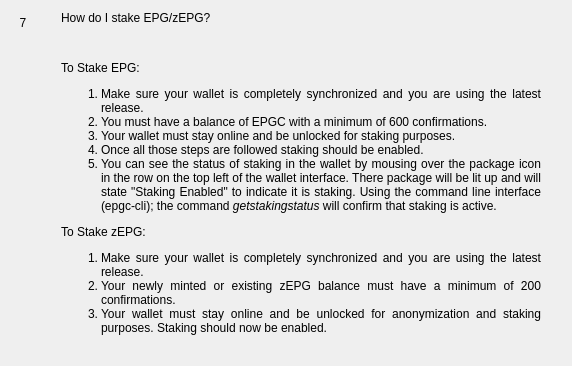
                  <widget class="QWidget" name="widgetFaq7" native="true">
                   <layout class="QHBoxLayout" name="horizontalpage_7" stretch="0,1">
                    <item alignment="Qt::AlignTop">
                     <widget class="QLabel" name="labelNumber7">
                      <property name="minimumSize">
                       <size>
                        <width>24</width>
                        <height>24</height>
                       </size>
                      </property>
                      <property name="maximumSize">
                       <size>
                        <width>16777215</width>
                        <height>24</height>
                       </size>
                      </property>
                      <property name="text">
                       <string>7</string>
                      </property>
                      <property name="alignment">
                       <set>Qt::AlignCenter</set>
                      </property>
                     </widget>
                    </item>
                    <item>
                     <layout class="QVBoxLayout" name="verticalLayoutpage_7">
                      <property name="leftMargin">
                       <number>20</number>
                      </property>
                      <property name="rightMargin">
                       <number>20</number>
                      </property>
                      <item>
                       <widget class="QLabel" name="labelSubtitle7">
                        <property name="text">
                         <string>How do I stake EPG/zEPG?</string>
                        </property>
                        <property name="wordWrap">
                         <bool>true</bool>
                        </property>
                       </widget>
                      </item>
                      <item>
                       <spacer name="verticalSpacer_70">
                        <property name="orientation">
                         <enum>Qt::Vertical</enum>
                        </property>
                        <property name="sizeType">
                         <enum>QSizePolicy::Fixed</enum>
                        </property>
                        <property name="sizeHint" stdset="0">
                         <size>
                          <width>20</width>
                          <height>30</height>
                         </size>
                        </property>
                       </spacer>
                      </item>
                      <item>
                       <widget class="QLabel" name="labelContent7">
                        <property name="text">
                         <string>
                           &lt;html&gt;&lt;head/&gt;&lt;body&gt;&lt;p align=&quot;justify&quot;&gt;
                           To Stake EPG:
                           &lt;/p&gt;&lt;p align=&quot;justify&quot;&gt;
                           &lt;ol&gt;&lt;li&gt;
                           Make sure your wallet is completely synchronized and you are using the latest release.
                           &lt;li&gt;
                           You must have a balance of EPGC with a minimum of 600 confirmations.
                           &lt;li&gt;
                           Your wallet must stay online and be unlocked for staking purposes.
                           &lt;li&gt;
                           Once all those steps are followed staking should be enabled.
                           &lt;li&gt;
                           You can see the status of staking in the wallet by mousing over the package icon in the row on the top left of the wallet interface. There package will be lit up and will state &quot;Staking Enabled&quot; to indicate it is staking.  Using the command line interface (epgc-cli); the command &lt;i&gt;getstakingstatus&lt;/i&gt; will confirm that staking is active.
                           &lt;/li&gt;&lt;/ol&gt;
                           &lt;/p&gt;&lt;p align=&quot;justify&quot;&gt;
                           To Stake zEPG:
                           &lt;/p&gt;&lt;p align=&quot;justify&quot;&gt;
                           &lt;ol&gt;&lt;li&gt;
                           Make sure your wallet is completely synchronized and you are using the latest release.
                           &lt;li&gt;
                           Your newly minted or existing zEPG balance must have a minimum of 200 confirmations.
                           &lt;li&gt;
                           Your wallet must stay online and be unlocked for anonymization and staking purposes.
                           Staking should now be enabled.
                           &lt;/li&gt;&lt;/ol&gt;
                           &lt;/p&gt;&lt;/body&gt;&lt;/html&gt;
                         </string>
                        </property>
                        <property name="alignment">
                         <set>Qt::AlignLeading|Qt::AlignLeft|Qt::AlignTop</set>
                        </property>
                        <property name="wordWrap">
                         <bool>true</bool>
                        </property>
                       </widget>
                      </item>
                      <item>
                       <spacer name="verticalSpacer_71">
                        <property name="orientation">
                         <enum>Qt::Vertical</enum>
                        </property>
                        <property name="sizeHint" stdset="0">
                         <size>
                          <width>20</width>
                          <height>20</height>
                         </size>
                        </property>
                       </spacer>
                      </item>
                     </layout>
                    </item>
                   </layout>
                  </widget>
